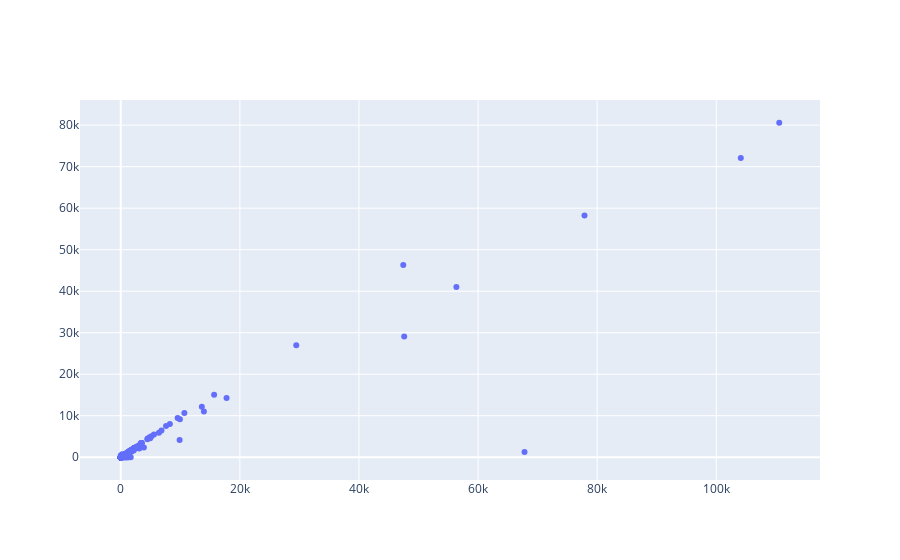

Here is the notebook cell this chart was saved with:
### Code cell
import plotly.graph_objects as go

fig = go.Figure()

fig.add_trace(
    go.Scatter(
        x=doc["Confirmed"],
        y=doc["Active"],
        mode="markers"
    )
)

fig.show()

### Figure 1 — Plotly figure (JSON) as saved in the notebook; plotly's stock layout.template omitted (floating-point values rounded to 4 significant figures; data arrays with more than 128 entries replaced by an {"elided": "..."} marker saying what was removed)
{"data": [{"mode": "markers", "type": "scatter", "x": {"elided": "2522 int values"}, "y": {"elided": "2522 int values"}}], "layout": {}}
